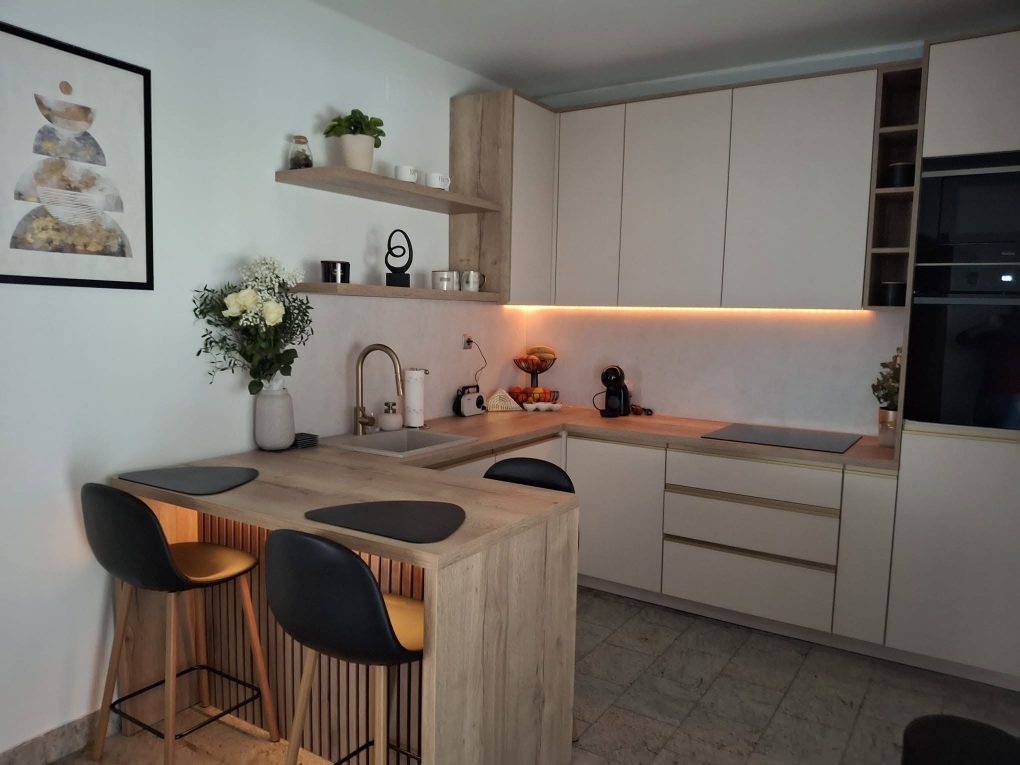
#> input picture marketing/meta-ad-kuhinja/kuhinja-izvor.jpg, 2040 x 1530 px (shown at 1/2 size)
$ python layers.py
#> lines starting #> are read from the running program, lines starting #| are printed output that depends on the picture; after the words box and inside, x2 and y2 are one past the last pixel; in counts of white or black regions, pixels touching at a corner belong together
#> in main, P8 is the input picture: shape (1530, 2040, 3); mean R, G, B 115.5, 108.6, 101.6
#!/usr/bin/env python3
"""Export the image layers used by the HyperFrames composition.

Cuts kuhinja-izvor.jpg into the pieces the video animates: the line drawing,
every kitchen unit (elements.py), the room/details layer, and the photo with
the LED light off and on. Run once after changing the photo or elements.py:

    python3 layers.py        # writes hyperframes/assets/layers/*

Needs: numpy, pillow, opencv-python-headless.
"""
from pathlib import Path

import cv2
import numpy as np
from PIL import Image, ImageDraw

from elements import DECOR, GLOW, GROUPS

HERE = Path(__file__).resolve().parent
SRC = HERE / "kuhinja-izvor.jpg"
OUT = HERE / "hyperframes" / "assets" / "layers"

# Part of the photo shown on the stage (photo pixels) and the export size:
# 1.2x the 1080 px stage so the slow pull-back stays sharp.
CROP = (140, 50, 1960, 1530)
EXPORT_W = 1296
EXPORT_H = round(EXPORT_W * (CROP[3] - CROP[1]) / (CROP[2] - CROP[0]))

TEXT = np.array([0xED, 0xEB, 0xE8], np.float32) / 255
ACCENT = np.array([0xC5, 0x86, 0x56], np.float32) / 255


def smoothstep(e0, e1, x):
    t = np.clip((np.asarray(x, np.float32) - e0) / (e1 - e0), 0, 1)
    return t * t * (3 - 2 * t)


def to_stage(img):
    x0, y0, x1, y1 = CROP
    return cv2.resize(img[y0:y1, x0:x1], (EXPORT_W, EXPORT_H), interpolation=cv2.INTER_AREA)


def poly_mask(shape, polys, blur=0.0):
    m = np.zeros(shape, np.uint8)
    for p in polys:
        cv2.fillPoly(m, [np.array(p, np.int32)], 255)
    m = m.astype(np.float32) / 255
    return cv2.GaussianBlur(m, (0, 0), blur) if blur else m


def label_map(P8, P):
    """0 = room/details, i+1 = GROUPS[i] (later groups win overlaps)."""
    h, w = P.shape[:2]
    names = list(GROUPS)
    img = Image.new("L", (w, h), 0)
    d = ImageDraw.Draw(img)
    for i, (name, g) in enumerate(GROUPS.items()):
        if not name.startswith("stool"):
            for poly in g["poly"]:
                d.polygon(poly, fill=i + 1)
    lab = np.array(img)

    # Stools: GrabCut tightens the shell polygons, legs are thick lines.
    for name in ("stool_back", "stool_left", "stool_right"):
        idx = names.index(name) + 1
        g = GROUPS[name]
        poly = poly_mask((h, w), g["poly"]).astype(np.uint8)
        ys, xs = np.nonzero(poly)
        x0, x1 = max(xs.min() - 40, 0), min(xs.max() + 40, w)
        y0, y1 = max(ys.min() - 40, 0), min(ys.max() + 40, h)
        pc = poly[y0:y1, x0:x1]
        gc = np.full(pc.shape, cv2.GC_BGD, np.uint8)
        gc[cv2.dilate(pc, np.ones((25, 25), np.uint8)) > 0] = cv2.GC_PR_BGD
        gc[pc > 0] = cv2.GC_PR_FGD
        gc[cv2.erode(pc, np.ones((21, 21), np.uint8)) > 0] = cv2.GC_FGD
        bgd, fgd = np.zeros((1, 65), np.float64), np.zeros((1, 65), np.float64)
        crop = np.ascontiguousarray(P8[y0:y1, x0:x1, ::-1])
        cv2.grabCut(crop, gc, None, bgd, fgd, 6, cv2.GC_INIT_WITH_MASK)
        fg = ((gc == cv2.GC_FGD) | (gc == cv2.GC_PR_FGD)).astype(np.uint8)
        fg = cv2.morphologyEx(fg, cv2.MORPH_OPEN, np.ones((3, 3), np.uint8))
        fg &= cv2.dilate(pc, np.ones((9, 9), np.uint8))
        lab[y0:y1, x0:x1][fg > 0] = idx
        legs = Image.fromarray(lab)
        d = ImageDraw.Draw(legs)
        for pts, width in g.get("lines", []):
            d.line(pts, fill=idx, width=width, joint="curve")
        lab = np.array(legs)

    # Decor standing on a unit stays part of the room layer, so it appears
    # with the details instead of riding in with the counter or shelves.
    decor = poly_mask((h, w), list(DECOR.values())) > 0
    for name in ("counter", "peninsula", "tall", "shelves"):
        idx = names.index(name) + 1
        own = lab == idx
        region = own & decor
        if not region.any():
            continue
        clean = (own & ~decor).astype(np.float32)
        est = (cv2.GaussianBlur(P * clean[..., None], (0, 0), 12)
               / (cv2.GaussianBlur(clean, (0, 0), 12)[..., None] + 1e-4))
        foot = (region & (np.linalg.norm(P - est, axis=2) > 0.11)).astype(np.uint8)
        foot = cv2.morphologyEx(foot, cv2.MORPH_OPEN, np.ones((3, 3), np.uint8))
        foot = cv2.dilate(foot, np.ones((5, 5), np.uint8)) > 0
        lab[foot & own] = 0
    return lab


def lights_off(P):
    h, w = P.shape[:2]
#> h = 1530; w = 2040
    yy = np.arange(h, dtype=np.float32)[:, None]
#> yy = 1530 values from 0 to 1529
    g_bs = poly_mask((h, w), [GLOW["backsplash"]], 6) * np.clip(1 - (yy - 612) / 175, 0, 1) ** 1.6
#> after the loop in poly_mask, `for p in polys:`:
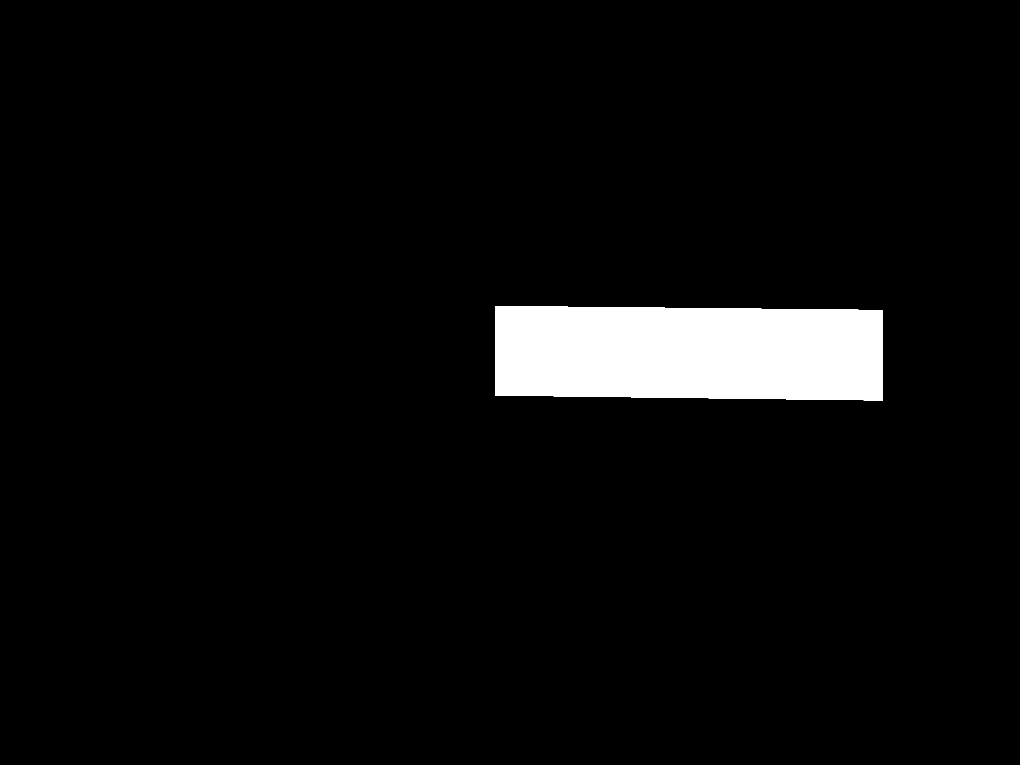
#> m: shape (1530, 2040) (shown at 1/2 size); 4.5% white; 1 white region, box (x1, y1, x2, y2) and area: (990, 612, 1766, 801) 139680
    g_bar = poly_mask((h, w), [GLOW["bar"]], 40) * 0.85
#> after the loop in poly_mask (call 2), `for p in polys:`: m: shape (1530, 2040); 4.9% white; 1 white region, box (x1, y1, x2, y2) and area: (240, 975, 859, 1331) 153203
    g_strip = poly_mask((h, w), [GLOW["strip"]], 2)[..., None]
#> after the loop in poly_mask (call 3), `for p in polys:`: m: shape (1530, 2040); 0.41% white; 1 white region, box (x1, y1, x2, y2) and area: (1000, 604, 1761, 627) 12937
    gl = np.maximum(g_bs, g_bar)[..., None]
    lum = (P * np.array([0.299, 0.587, 0.114], np.float32)).sum(2, keepdims=True)
    dim = P * (1 - 0.42 * gl)
    out = dim * (1 - 0.65 * gl) + lum * (1 - 0.42 * gl) * 0.65 * gl
    out = out * (1 - g_strip) + np.array([0.33, 0.32, 0.31], np.float32) * g_strip
    return np.clip(out * 0.93, 0, 1)   # the room is a touch darker before the lights
#> returned value: shape (1530, 2040, 3) float32


def line_art(P8):
    g = cv2.cvtColor(P8, cv2.COLOR_RGB2GRAY).astype(np.float32)
    g = cv2.bilateralFilter(g, 7, 30, 7)
    blur = cv2.GaussianBlur(255 - g, (0, 0), 4)
    dodge = np.clip(g * 255 / (255 - blur + 1e-3), 0, 255)
    sketch = np.clip((255 - dodge) / 255 * 4.0, 0, 1)
    edges = cv2.Canny(cv2.GaussianBlur(P8, (0, 0), 1.6), 30, 80).astype(np.float32) / 255
#> edges: shape (1530, 2040) float32; values 0 (black) and 1 (white), 2.1% white in thin lines or dots
    edges = cv2.GaussianBlur(edges, (0, 0), 0.8) * 1.6
    L = smoothstep(0.10, 0.70, np.clip(np.maximum(sketch, edges * 0.9), 0, 1))
    # drop isolated specks (floor texture, oven glass) but keep real lines
    _, lab, stats, _ = cv2.connectedComponentsWithStats((L > 0.25).astype(np.uint8), 8)
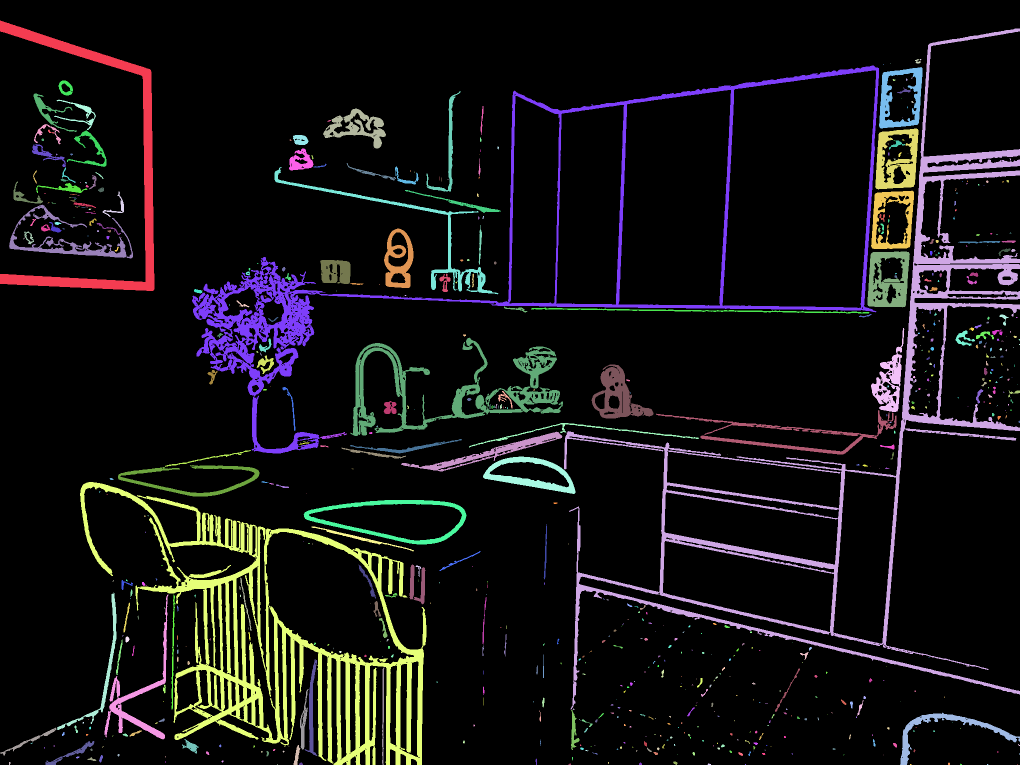
#> lab: shape (1530, 2040) int32 (shown at 1/2 size); 723 distinct labels, from 0 to 722; one colour per label, 0 black
#> stats = 723 rows, first 6: [0, 0, 2040, 1530, 2767083], [0, 41, 309, 541, 18904], [1128, 57, 912, 1362, 66160], [1830, 118, 11, 9, 56], [1840, 118, 3, 3, 6], [1781, 126, 1, 1, 1]
    keep = stats[:, cv2.CC_STAT_AREA] >= 60
    keep[0] = False
    return L * keep[lab]


def save_rgba(path, rgb, alpha):
    a = np.clip(alpha, 0, 1)
    # colour under fully transparent pixels is never seen; zero it to keep files small
    img = np.dstack([np.clip(rgb, 0, 1) * (a > 0)[..., None], a])
    Image.fromarray((img * 255 + 0.5).astype(np.uint8), "RGBA").save(path, optimize=True)


def main():
    P8 = np.array(Image.open(SRC).convert("RGB"))
    P = P8.astype(np.float32) / 255
    OUT.mkdir(parents=True, exist_ok=True)

    on = to_stage(P)
    off = to_stage(lights_off(P))
    Image.fromarray((on * 255 + 0.5).astype(np.uint8)).save(OUT / "on.jpg", quality=93)
    Image.fromarray((off * 255 + 0.5).astype(np.uint8)).save(OUT / "off.jpg", quality=93)

    lines = np.clip(to_stage(line_art(P8)) * 1.35, 0, 1)
    save_rgba(OUT / "lines.png", TEXT, lines * 0.9)
    save_rgba(OUT / "lines-accent.png", np.minimum(ACCENT * 1.15, 1), lines)

    lab = label_map(P8, P)
#> in label_map, `img = Image.new("L", (w, h), 0)`: img: PIL image 2040x1530 L; every value is 0
#> after the loop in label_map, `for name in ("stool_back", "stool_left", "stool_right"):`:
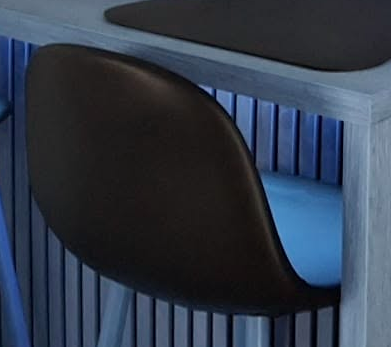
#> crop: shape (347, 391, 3); mean R, G, B 48.7, 58.6, 73.8
#> after the loop in label_map, `for name in ("stool_back", "stool_left", "stool_right"):`: fg: shape (347, 391); values 0 (black) and 1 (white), 42.8% white; 1 white region, box (x1, y1, x2, y2) and area: (36, 44, 343, 312) 58070
#> after the loop in label_map, `for name in ("stool_back", "stool_left", "stool_right"):`:
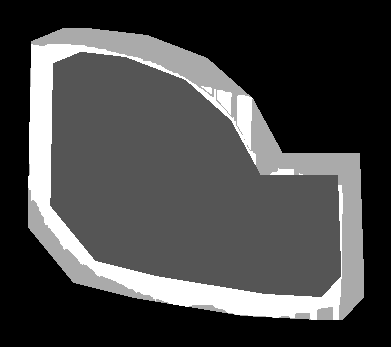
#> gc: shape (347, 391); min 0, max 3, mean 0.827; drawn with min black and max white
#> after the loop in label_map, `for name in ("stool_back", "stool_left", "stool_right"):`:
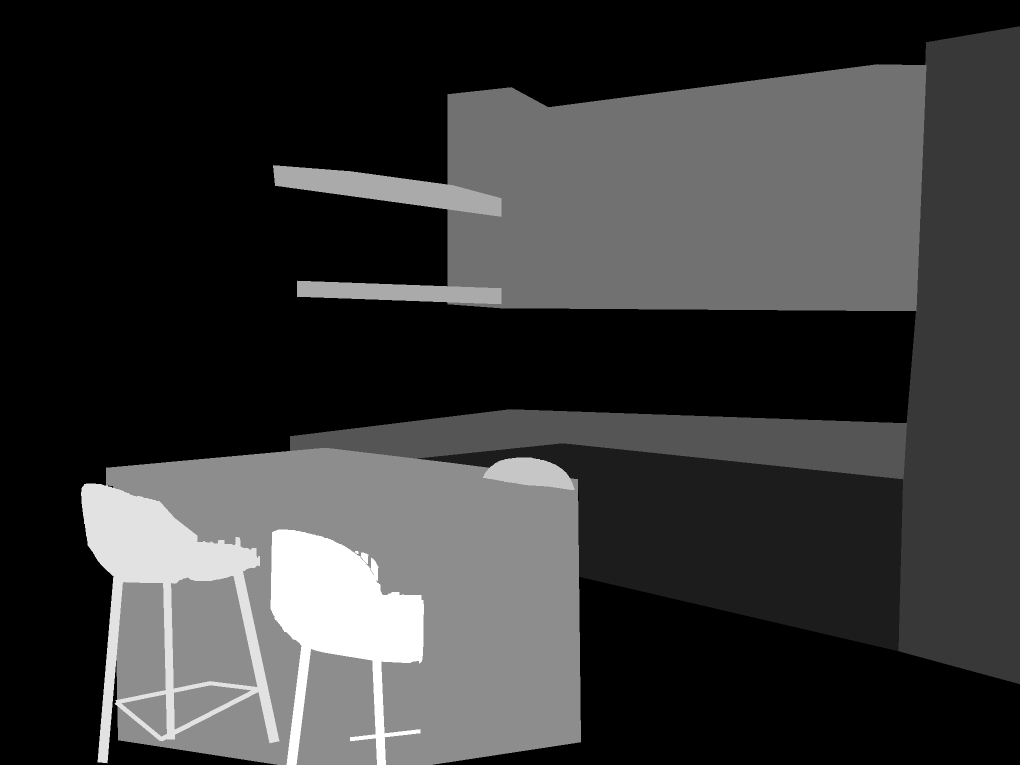
#> lab: shape (1530, 2040) (shown at 1/2 size); min 0, max 9, mean 2; drawn with min black and max white
#> after the loop in label_map, `for name in ("stool_back", "stool_left", "stool_right"):`:
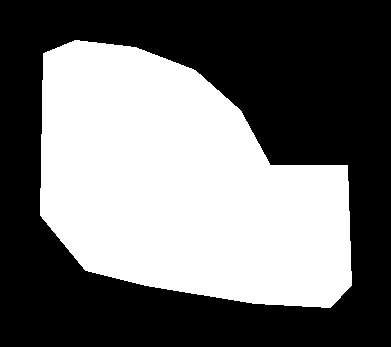
#> pc: shape (347, 391); values 0 (black) and 1 (white), 44% white; 1 white region, box (x1, y1, x2, y2) and area: (40, 40, 352, 308) 59663
#> after the loop in label_map, `for name in ("stool_back", "stool_left", "stool_right"):`: poly: shape (1530, 2040); values 0 (black) and 1 (white), 1.9% white; 1 white region, box (x1, y1, x2, y2) and area: (545, 1055, 857, 1323) 59663
#> after the loop in poly_mask (call 7), `for p in polys:`:
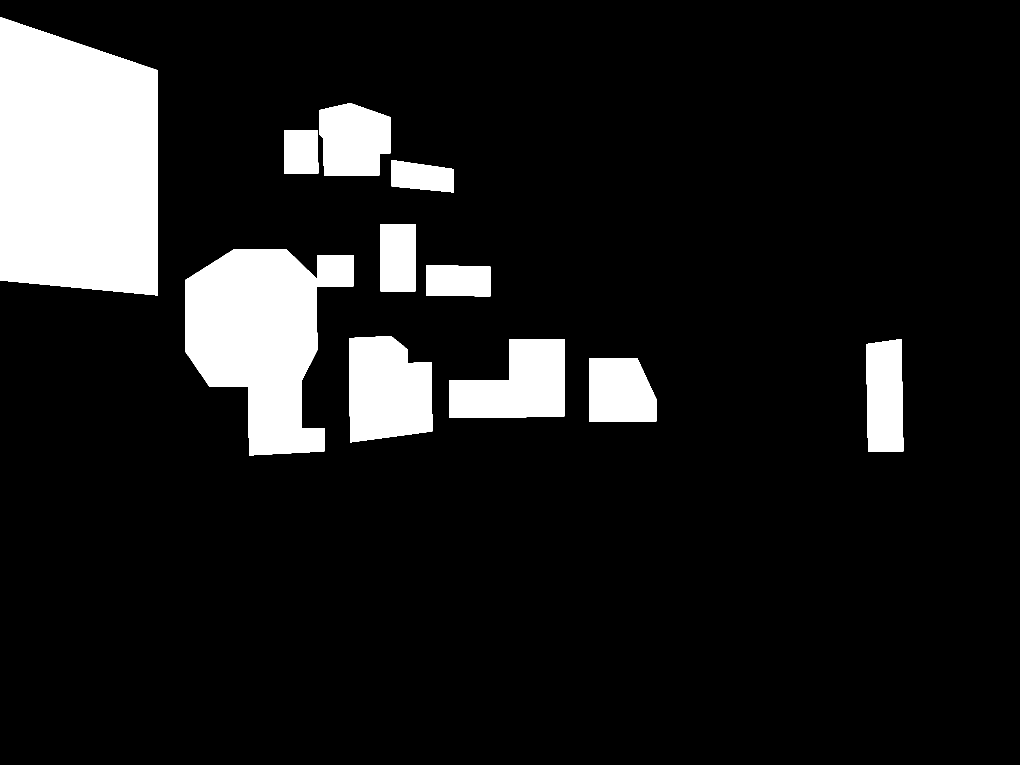
#> m: shape (1530, 2040) (shown at 1/2 size); 12% white; 12 white regions, largest, box (x1, y1, x2, y2) and area: (0, 34, 316, 591) 154245, (370, 498, 649, 911) 81297, (698, 672, 865, 885) 30164
    covered = np.zeros((EXPORT_H, EXPORT_W), np.float32)
    for i, name in enumerate(GROUPS):
        m = to_stage((lab == i + 1).astype(np.float32))
        covered += m
        # grow 1 px so neighbouring units overlap instead of leaving a seam
        save_rgba(OUT / f"{name}.png", off, cv2.dilate(m, np.ones((3, 3), np.float32)))
    room = np.clip(1 - covered, 0, 1)
    save_rgba(OUT / "room.png", off, cv2.dilate(room, np.ones((3, 3), np.float32)))
    print(f"wrote {OUT} ({EXPORT_W}x{EXPORT_H})")


if __name__ == "__main__":
    main()
